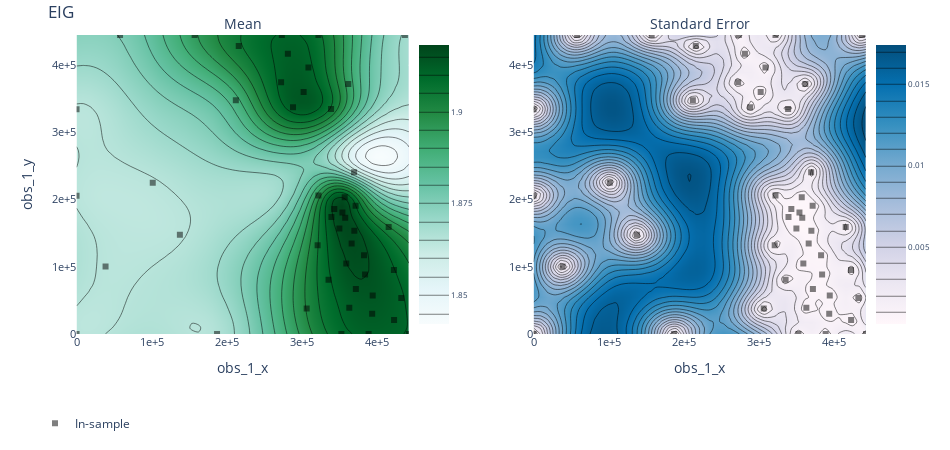

This figure's notebook cell:
### Code cell
render(ax_client.get_contour_plot(param_x="obs_1_x", param_y="obs_1_y", metric_name="EIG"))

### Figure 1 — Plotly figure (JSON) as saved in the notebook; plotly's stock layout.template omitted (floating-point values rounded to 4 significant figures; data arrays with more than 128 entries replaced by an {"elided": "..."} marker saying what was removed)
{"data": [{"autocolorscale": false, "autocontour": true, "colorbar": {"tickfont": {"size": 8}, "ticksuffix": "", "x": 0.45, "y": 0.5}, "colorscale": [[0, "rgb(247,252,253)"], [0.125, "rgb(229,245,249)"], [0.25, "rgb(204,236,230)"], [0.375, "rgb(153,216,201)"], [0.5, "rgb(102,194,164)"], [0.625, "rgb(65,174,118)"], [0.75, "rgb(35,139,69)"], [0.875, "rgb(0,109,44)"], [1, "rgb(0,68,27)"]], "contours": {"coloring": "heatmap"}, "hoverinfo": "x+y+z", "ncontours": 25, "type": "contour", "x": [0, 9027.0, 18050.0, 27080.0, 36110.0, 45130.0, 54160.0, 63190.0, 72210.0, 81240.0, 90270.0, 99290.0, 108300.0, 117300.0, 126400.0, 135400.0, 144400.0, 153500.0, 162500.0, 171500.0, 180500.0, 189600.0, 198600.0, 207600.0, 216600.0, 225700.0, 234700.0, 243700.0, 252700.0, 261800.0, 270800.0, 279800.0, 288800.0, 297900.0, 306900.0, 315900.0, 325000.0, 334000.0, 343000.0, 352000.0, 361100.0, 370100.0, 379100.0, 388100.0, 397200.0, 406200.0, 415200.0, 424200.0, 433300.0, 442300.0], "xaxis": "x", "y": [0, 9082.0, 18160.0, 27250.0, 36330.0, 45410.0, 54490.0, 63570.0, 72650.0, 81740.0, 90820.0, 99900.0, 109000.0, 118100.0, 127100.0, 136200.0, 145300.0, 154400.0, 163500.0, 172600.0, 181600.0, 190700.0, 199800.0, 208900.0, 218000.0, 227000.0, 236100.0, 245200.0, 254300.0, 263400.0, 272500.0, 281500.0, 290600.0, 299700.0, 308800.0, 317900.0, 326900.0, 336000.0, 345100.0, 354200.0, 363300.0, 372400.0, 381400.0, 390500.0, 399600.0, 408700.0, 417800.0, 426800.0, 435900.0, 445000.0], "yaxis": "y", "z": {"elided": "50x50 float values"}, "zauto": true, "zmax": 1.918, "zmin": -1.918}, {"autocolorscale": false, "autocontour": true, "colorbar": {"tickfont": {"size": 8}, "ticksuffix": "", "x": 1, "y": 0.5}, "colorscale": [[0, "rgb(255,247,251)"], [0.1429, "rgb(236,231,242)"], [0.2857, "rgb(208,209,230)"], [0.4286, "rgb(166,189,219)"], [0.5714, "rgb(116,169,207)"], [0.7143, "rgb(54,144,192)"], [0.8571, "rgb(5,112,176)"], [1, "rgb(3,78,123)"]], "contours": {"coloring": "heatmap"}, "hoverinfo": "x+y+z", "ncontours": 25, "type": "contour", "x": [0, 9027.0, 18050.0, 27080.0, 36110.0, 45130.0, 54160.0, 63190.0, 72210.0, 81240.0, 90270.0, 99290.0, 108300.0, 117300.0, 126400.0, 135400.0, 144400.0, 153500.0, 162500.0, 171500.0, 180500.0, 189600.0, 198600.0, 207600.0, 216600.0, 225700.0, 234700.0, 243700.0, 252700.0, 261800.0, 270800.0, 279800.0, 288800.0, 297900.0, 306900.0, 315900.0, 325000.0, 334000.0, 343000.0, 352000.0, 361100.0, 370100.0, 379100.0, 388100.0, 397200.0, 406200.0, 415200.0, 424200.0, 433300.0, 442300.0], "xaxis": "x2", "y": [0, 9082.0, 18160.0, 27250.0, 36330.0, 45410.0, 54490.0, 63570.0, 72650.0, 81740.0, 90820.0, 99900.0, 109000.0, 118100.0, 127100.0, 136200.0, 145300.0, 154400.0, 163500.0, 172600.0, 181600.0, 190700.0, 199800.0, 208900.0, 218000.0, 227000.0, 236100.0, 245200.0, 254300.0, 263400.0, 272500.0, 281500.0, 290600.0, 299700.0, 308800.0, 317900.0, 326900.0, 336000.0, 345100.0, 354200.0, 363300.0, 372400.0, 381400.0, 390500.0, 399600.0, 408700.0, 417800.0, 426800.0, 435900.0, 445000.0], "yaxis": "y2", "z": {"elided": "50x50 float values"}}, {"hoverinfo": "text", "legendgroup": "In-sample", "marker": {"color": "black", "opacity": 0.5, "symbol": 1}, "mode": "markers", "name": "In-sample", "text": ["Arm 0_0<br>EIG: 1.82992 (SEM: None)<br>obs_1_x: 137495<br>obs_1_y: 147755", "Arm 10_0<br>EIG: 1.91632 (SEM: None)<br>obs_1_x: 349704<br>obs_1_y: 156887", "Arm 11_0<br>EIG: 1.91463 (SEM: None)<br>obs_1_x: 356814<br>obs_1_y: 203518", "Arm 12_0<br>EIG: 1.91117 (SEM: None)<br>obs_1_x: 388619<br>obs_1_y: 0", "Arm 13_0<br>EIG: 1.89728 (SEM: None)<br>obs_1_x: 321829<br>obs_1_y: 206219", "Arm 14_0<br>EIG: 1.90835 (SEM: None)<br>obs_1_x: 352395<br>obs_1_y: 0", "Arm 15_0<br>EIG: 1.91643 (SEM: None)<br>obs_1_x: 369628<br>obs_1_y: 153805", "Arm 16_0<br>EIG: 1.85244 (SEM: None)<br>obs_1_x: 369300<br>obs_1_y: 240585", "Arm 17_0<br>EIG: 1.91057 (SEM: None)<br>obs_1_x: 432111<br>obs_1_y: 53466.6", "Arm 18_0<br>EIG: 1.91121 (SEM: None)<br>obs_1_x: 272178<br>obs_1_y: 374580", "Arm 19_0<br>EIG: 1.89307 (SEM: None)<br>obs_1_x: 361590<br>obs_1_y: 372034", "Arm 1_0<br>EIG: 1.90441 (SEM: None)<br>obs_1_x: 338638<br>obs_1_y: 334981", "Arm 20_0<br>EIG: 1.88823 (SEM: None)<br>obs_1_x: 211944<br>obs_1_y: 347824", "Arm 21_0<br>EIG: 1.91026 (SEM: None)<br>obs_1_x: 371303<br>obs_1_y: 190692", "Arm 22_0<br>EIG: 1.90422 (SEM: None)<br>obs_1_x: 215832<br>obs_1_y: 428480", "Arm 23_0<br>EIG: 1.91023 (SEM: None)<br>obs_1_x: 422326<br>obs_1_y: 95425", "Arm 24_0<br>EIG: 1.8753 (SEM: None)<br>obs_1_x: 57883.7<br>obs_1_y: 445008", "Arm 25_0<br>EIG: 1.91408 (SEM: None)<br>obs_1_x: 371656<br>obs_1_y: 67086.6", "Arm 26_0<br>EIG: 1.90475 (SEM: None)<br>obs_1_x: 320804<br>obs_1_y: 132096", "Arm 27_0<br>EIG: 1.90943 (SEM: None)<br>obs_1_x: 442299<br>obs_1_y: 0", "Arm 28_0<br>EIG: 1.91284 (SEM: None)<br>obs_1_x: 393362<br>obs_1_y: 30089.1", "Arm 29_0<br>EIG: 1.91157 (SEM: None)<br>obs_1_x: 281204<br>obs_1_y: 417229", "Arm 2_0<br>EIG: 1.90037 (SEM: None)<br>obs_1_x: 306211<br>obs_1_y: 37971.9", "Arm 30_0<br>EIG: 1.9156 (SEM: None)<br>obs_1_x: 382527<br>obs_1_y: 117122", "Arm 31_0<br>EIG: 1.91515 (SEM: None)<br>obs_1_x: 383895<br>obs_1_y: 88493.5", "Arm 32_0<br>EIG: 1.91039 (SEM: None)<br>obs_1_x: 273165<br>obs_1_y: 445008", "Arm 33_0<br>EIG: 1.91356 (SEM: None)<br>obs_1_x: 302176<br>obs_1_y: 360282", "Arm 34_0<br>EIG: 1.86626 (SEM: None)<br>obs_1_x: 186941<br>obs_1_y: 0", "Arm 35_0<br>EIG: 1.84624 (SEM: None)<br>obs_1_x: 0<br>obs_1_y: 334317", "Arm 36_0<br>EIG: 1.91436 (SEM: None)<br>obs_1_x: 339168<br>obs_1_y: 174167", "Arm 37_0<br>EIG: 1.91663 (SEM: None)<br>obs_1_x: 366038<br>obs_1_y: 134791", "Arm 38_0<br>EIG: 1.91207 (SEM: None)<br>obs_1_x: 288032<br>obs_1_y: 337317", "Arm 39_0<br>EIG: 1.83192 (SEM: None)<br>obs_1_x: 0<br>obs_1_y: 0", "Arm 3_0<br>EIG: 1.82963 (SEM: None)<br>obs_1_x: 101390<br>obs_1_y: 225246", "Arm 40_0<br>EIG: 1.91393 (SEM: None)<br>obs_1_x: 394081<br>obs_1_y: 57260.1", "Arm 41_0<br>EIG: 1.91763 (SEM: None)<br>obs_1_x: 353746<br>obs_1_y: 180965", "Arm 42_0<br>EIG: 1.90621 (SEM: None)<br>obs_1_x: 321868<br>obs_1_y: 445008", "Arm 43_0<br>EIG: 1.90928 (SEM: None)<br>obs_1_x: 335321<br>obs_1_y: 80859.8", "Arm 44_0<br>EIG: 1.91184 (SEM: None)<br>obs_1_x: 362933<br>obs_1_y: 39233.8", "Arm 45_0<br>EIG: 1.8942 (SEM: None)<br>obs_1_x: 157117<br>obs_1_y: 445008", "Arm 46_0<br>EIG: 1.91106 (SEM: None)<br>obs_1_x: 308539<br>obs_1_y: 396707", "Arm 47_0<br>EIG: 1.82608 (SEM: None)<br>obs_1_x: 0<br>obs_1_y: 205705", "Arm 48_0<br>EIG: 1.91143 (SEM: None)<br>obs_1_x: 422484<br>obs_1_y: 20663.8", "Arm 4_0<br>EIG: 1.82688 (SEM: None)<br>obs_1_x: 38596.9<br>obs_1_y: 100598", "Arm 5_0<br>EIG: 1.90032 (SEM: None)<br>obs_1_x: 415307<br>obs_1_y: 159067", "Arm 6_0<br>EIG: 1.8694 (SEM: None)<br>obs_1_x: 436936<br>obs_1_y: 445008", "Arm 7_0<br>EIG: 1.9166 (SEM: None)<br>obs_1_x: 342947<br>obs_1_y: 185946", "Arm 8_0<br>EIG: 1.91496 (SEM: None)<br>obs_1_x: 358920<br>obs_1_y: 104996", "Arm 9_0<br>EIG: 1.91739 (SEM: None)<br>obs_1_x: 357474<br>obs_1_y: 173027"], "type": "scatter", "x": [137500.0, 349700.0, 356800.0, 388600.0, 321800.0, 352400.0, 369600.0, 369300.0, 432100.0, 272200.0, 361600.0, 338600.0, 211900.0, 371300.0, 215800.0, 422300.0, 57880.0, 371700.0, 320800.0, 442300.0, 393400.0, 281200.0, 306200.0, 382500.0, 383900.0, 273200.0, 302200.0, 186900.0, 0, 339200.0, 366000.0, 288000.0, 0, 101400.0, 394100.0, 353700.0, 321900.0, 335300.0, 362900.0, 157100.0, 308500.0, 0, 422500.0, 38600.0, 415300.0, 436900.0, 342900.0, 358900.0, 357500.0], "xaxis": "x", "y": [147800.0, 156900.0, 203500.0, 0, 206200.0, 0, 153800.0, 240600.0, 53470.0, 374600.0, 372000.0, 335000.0, 347800.0, 190700.0, 428500.0, 95420.0, 445000.0, 67090.0, 132100.0, 0, 30090.0, 417200.0, 37970.0, 117100.0, 88490.0, 445000.0, 360300.0, 0, 334300.0, 174200.0, 134800.0, 337300.0, 0, 225200.0, 57260.0, 181000.0, 445000.0, 80860.0, 39230.0, 445000.0, 396700.0, 205700.0, 20660.0, 100600.0, 159100.0, 445000.0, 185900.0, 105000.0, 173000.0], "yaxis": "y"}, {"hoverinfo": "text", "legendgroup": "In-sample", "marker": {"color": "black", "opacity": 0.5, "symbol": 1}, "mode": "markers", "name": "In-sample", "showlegend": false, "text": ["Arm 0_0<br>EIG: 1.82992 (SEM: None)<br>obs_1_x: 137495<br>obs_1_y: 147755", "Arm 10_0<br>EIG: 1.91632 (SEM: None)<br>obs_1_x: 349704<br>obs_1_y: 156887", "Arm 11_0<br>EIG: 1.91463 (SEM: None)<br>obs_1_x: 356814<br>obs_1_y: 203518", "Arm 12_0<br>EIG: 1.91117 (SEM: None)<br>obs_1_x: 388619<br>obs_1_y: 0", "Arm 13_0<br>EIG: 1.89728 (SEM: None)<br>obs_1_x: 321829<br>obs_1_y: 206219", "Arm 14_0<br>EIG: 1.90835 (SEM: None)<br>obs_1_x: 352395<br>obs_1_y: 0", "Arm 15_0<br>EIG: 1.91643 (SEM: None)<br>obs_1_x: 369628<br>obs_1_y: 153805", "Arm 16_0<br>EIG: 1.85244 (SEM: None)<br>obs_1_x: 369300<br>obs_1_y: 240585", "Arm 17_0<br>EIG: 1.91057 (SEM: None)<br>obs_1_x: 432111<br>obs_1_y: 53466.6", "Arm 18_0<br>EIG: 1.91121 (SEM: None)<br>obs_1_x: 272178<br>obs_1_y: 374580", "Arm 19_0<br>EIG: 1.89307 (SEM: None)<br>obs_1_x: 361590<br>obs_1_y: 372034", "Arm 1_0<br>EIG: 1.90441 (SEM: None)<br>obs_1_x: 338638<br>obs_1_y: 334981", "Arm 20_0<br>EIG: 1.88823 (SEM: None)<br>obs_1_x: 211944<br>obs_1_y: 347824", "Arm 21_0<br>EIG: 1.91026 (SEM: None)<br>obs_1_x: 371303<br>obs_1_y: 190692", "Arm 22_0<br>EIG: 1.90422 (SEM: None)<br>obs_1_x: 215832<br>obs_1_y: 428480", "Arm 23_0<br>EIG: 1.91023 (SEM: None)<br>obs_1_x: 422326<br>obs_1_y: 95425", "Arm 24_0<br>EIG: 1.8753 (SEM: None)<br>obs_1_x: 57883.7<br>obs_1_y: 445008", "Arm 25_0<br>EIG: 1.91408 (SEM: None)<br>obs_1_x: 371656<br>obs_1_y: 67086.6", "Arm 26_0<br>EIG: 1.90475 (SEM: None)<br>obs_1_x: 320804<br>obs_1_y: 132096", "Arm 27_0<br>EIG: 1.90943 (SEM: None)<br>obs_1_x: 442299<br>obs_1_y: 0", "Arm 28_0<br>EIG: 1.91284 (SEM: None)<br>obs_1_x: 393362<br>obs_1_y: 30089.1", "Arm 29_0<br>EIG: 1.91157 (SEM: None)<br>obs_1_x: 281204<br>obs_1_y: 417229", "Arm 2_0<br>EIG: 1.90037 (SEM: None)<br>obs_1_x: 306211<br>obs_1_y: 37971.9", "Arm 30_0<br>EIG: 1.9156 (SEM: None)<br>obs_1_x: 382527<br>obs_1_y: 117122", "Arm 31_0<br>EIG: 1.91515 (SEM: None)<br>obs_1_x: 383895<br>obs_1_y: 88493.5", "Arm 32_0<br>EIG: 1.91039 (SEM: None)<br>obs_1_x: 273165<br>obs_1_y: 445008", "Arm 33_0<br>EIG: 1.91356 (SEM: None)<br>obs_1_x: 302176<br>obs_1_y: 360282", "Arm 34_0<br>EIG: 1.86626 (SEM: None)<br>obs_1_x: 186941<br>obs_1_y: 0", "Arm 35_0<br>EIG: 1.84624 (SEM: None)<br>obs_1_x: 0<br>obs_1_y: 334317", "Arm 36_0<br>EIG: 1.91436 (SEM: None)<br>obs_1_x: 339168<br>obs_1_y: 174167", "Arm 37_0<br>EIG: 1.91663 (SEM: None)<br>obs_1_x: 366038<br>obs_1_y: 134791", "Arm 38_0<br>EIG: 1.91207 (SEM: None)<br>obs_1_x: 288032<br>obs_1_y: 337317", "Arm 39_0<br>EIG: 1.83192 (SEM: None)<br>obs_1_x: 0<br>obs_1_y: 0", "Arm 3_0<br>EIG: 1.82963 (SEM: None)<br>obs_1_x: 101390<br>obs_1_y: 225246", "Arm 40_0<br>EIG: 1.91393 (SEM: None)<br>obs_1_x: 394081<br>obs_1_y: 57260.1", "Arm 41_0<br>EIG: 1.91763 (SEM: None)<br>obs_1_x: 353746<br>obs_1_y: 180965", "Arm 42_0<br>EIG: 1.90621 (SEM: None)<br>obs_1_x: 321868<br>obs_1_y: 445008", "Arm 43_0<br>EIG: 1.90928 (SEM: None)<br>obs_1_x: 335321<br>obs_1_y: 80859.8", "Arm 44_0<br>EIG: 1.91184 (SEM: None)<br>obs_1_x: 362933<br>obs_1_y: 39233.8", "Arm 45_0<br>EIG: 1.8942 (SEM: None)<br>obs_1_x: 157117<br>obs_1_y: 445008", "Arm 46_0<br>EIG: 1.91106 (SEM: None)<br>obs_1_x: 308539<br>obs_1_y: 396707", "Arm 47_0<br>EIG: 1.82608 (SEM: None)<br>obs_1_x: 0<br>obs_1_y: 205705", "Arm 48_0<br>EIG: 1.91143 (SEM: None)<br>obs_1_x: 422484<br>obs_1_y: 20663.8", "Arm 4_0<br>EIG: 1.82688 (SEM: None)<br>obs_1_x: 38596.9<br>obs_1_y: 100598", "Arm 5_0<br>EIG: 1.90032 (SEM: None)<br>obs_1_x: 415307<br>obs_1_y: 159067", "Arm 6_0<br>EIG: 1.8694 (SEM: None)<br>obs_1_x: 436936<br>obs_1_y: 445008", "Arm 7_0<br>EIG: 1.9166 (SEM: None)<br>obs_1_x: 342947<br>obs_1_y: 185946", "Arm 8_0<br>EIG: 1.91496 (SEM: None)<br>obs_1_x: 358920<br>obs_1_y: 104996", "Arm 9_0<br>EIG: 1.91739 (SEM: None)<br>obs_1_x: 357474<br>obs_1_y: 173027"], "type": "scatter", "x": [137500.0, 349700.0, 356800.0, 388600.0, 321800.0, 352400.0, 369600.0, 369300.0, 432100.0, 272200.0, 361600.0, 338600.0, 211900.0, 371300.0, 215800.0, 422300.0, 57880.0, 371700.0, 320800.0, 442300.0, 393400.0, 281200.0, 306200.0, 382500.0, 383900.0, 273200.0, 302200.0, 186900.0, 0, 339200.0, 366000.0, 288000.0, 0, 101400.0, 394100.0, 353700.0, 321900.0, 335300.0, 362900.0, 157100.0, 308500.0, 0, 422500.0, 38600.0, 415300.0, 436900.0, 342900.0, 358900.0, 357500.0], "xaxis": "x2", "y": [147800.0, 156900.0, 203500.0, 0, 206200.0, 0, 153800.0, 240600.0, 53470.0, 374600.0, 372000.0, 335000.0, 347800.0, 190700.0, 428500.0, 95420.0, 445000.0, 67090.0, 132100.0, 0, 30090.0, 417200.0, 37970.0, 117100.0, 88490.0, 445000.0, 360300.0, 0, 334300.0, 174200.0, 134800.0, 337300.0, 0, 225200.0, 57260.0, 181000.0, 445000.0, 80860.0, 39230.0, 445000.0, 396700.0, 205700.0, 20660.0, 100600.0, 159100.0, 445000.0, 185900.0, 105000.0, 173000.0], "yaxis": "y2"}], "layout": {"annotations": [{"font": {"size": 14}, "showarrow": false, "text": "Mean", "x": 0.25, "xanchor": "center", "xref": "paper", "y": 1, "yanchor": "bottom", "yref": "paper"}, {"font": {"size": 14}, "showarrow": false, "text": "Standard Error", "x": 0.8, "xanchor": "center", "xref": "paper", "y": 1, "yanchor": "bottom", "yref": "paper"}], "autosize": false, "height": 450, "hovermode": "closest", "legend": {"orientation": "h", "x": 0, "y": -0.25}, "margin": {"b": 100, "l": 35, "pad": 0, "r": 35, "t": 35}, "title": {"text": "EIG"}, "width": 950, "xaxis": {"anchor": "y", "autorange": false, "domain": [0.05, 0.45], "exponentformat": "e", "range": [0, 442300.0], "tickfont": {"size": 11}, "tickmode": "auto", "title": {"text": "obs_1_x"}, "type": "linear"}, "xaxis2": {"anchor": "y2", "autorange": false, "domain": [0.6, 1], "exponentformat": "e", "range": [0, 442300.0], "tickfont": {"size": 11}, "tickmode": "auto", "title": {"text": "obs_1_x"}, "type": "linear"}, "yaxis": {"anchor": "x", "autorange": false, "domain": [0, 1], "exponentformat": "e", "range": [0, 445000.0], "tickfont": {"size": 11}, "tickmode": "auto", "title": {"text": "obs_1_y"}, "type": "linear"}, "yaxis2": {"anchor": "x2", "autorange": false, "domain": [0, 1], "exponentformat": "e", "range": [0, 445000.0], "tickfont": {"size": 11}, "tickmode": "auto", "type": "linear"}}}
